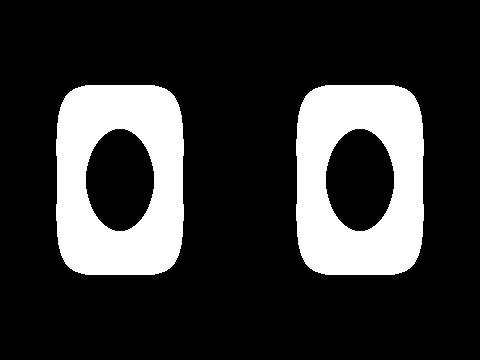
#> input picture data/simple_with_holes.png, 480 x 360 px
$ python main.py   (older library calls are emulated)
#> lines starting #> are read from the running program, lines starting #| are printed output that depends on the picture; after the words box and inside, x2 and y2 are one past the last pixel; in counts of white or black regions, pixels touching at a corner belong together
#> in main, `image = cv2.imread(input_image_path, cv2.IMREAD_GRAYSCALE)`: image: shape (360, 480); 20.3% white; 2 white regions, box (x1, y1, x2, y2) and area: (56, 85, 184, 275) 17552, (296, 85, 424, 275) 17552
### remove_holes.py
import cv2
import numpy as np
import matplotlib.pyplot as plt

def remove_holes(my_image):

    my_image = cv2.threshold(my_image, 128, 255, cv2.THRESH_BINARY)[1]

    C = np.logical_not(my_image).astype(np.uint8)

    # Find connected components
    num_labels, labels, stats, centroids = cv2.connectedComponentsWithStats(C, connectivity=4)
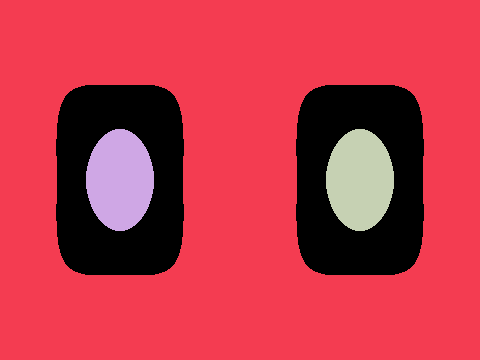
#> labels: shape (360, 480) int32; 4 distinct labels, from 0 to 3; one colour per label, 0 black
#> num_labels = 4; stats = [[56, 85, 368, 190, 35104], [0, 0, 480, 360, 126936], [86, 129, 68, 102, 5380], [326, 129, 68, 102, 5380]]; centroids = [[239.5, 179.5], [239.5, 179.5], [119.5, 179.5], [359.5, 179.5]]

    # Find the label of the background (largest connected component)
    background_label = np.argmax(stats[1:, cv2.CC_STAT_AREA]) + 1
#> background_label = 1

     #If there are no holes, return original
    if num_labels == 1:
        result = my_image
        return result

    # Set all labels except the background label to 0
    labels[labels != background_label] = 0
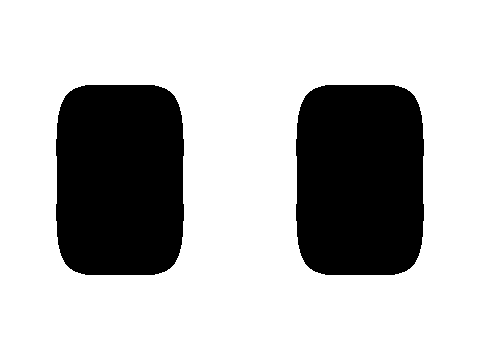
#> labels: shape (360, 480) int32; values 0 (black) and 1 (white), 73.5% white; 2 black regions, box (x1, y1, x2, y2) and area: (56, 85, 184, 275) 22932, (296, 85, 424, 275) 22932

    # Convert C back to binary
    C = (labels > 0).astype(np.uint8) * 255

    # Invert C to get the result
    result = cv2.bitwise_not(C)

    # Display the original and modified images for testing
   # plt.subplot(121), plt.imshow(my_image, cmap='gray'), plt.title('Original Image')
   # plt.subplot(122), plt.imshow(result, cmap='gray'), plt.title('Image with Holes Preserved')
   # plt.show()

    return result

### main.py
import cv2
import numpy as np
import os
import matplotlib.pyplot as plt
from remove_holes import remove_holes

# This main function can used to test your remove_holes() function.
# You may modify this function as needed to test your detect_players() function.
# The code in this function will not be graded.
def main():
    test_images = ["simple_with_holes.png", "zebra_with_holes.png"]
    data_folder = "data"
    output_folder = "output"

    if not os.path.exists(output_folder):
        os.makedirs(output_folder)

    for image_name in test_images:
        input_image_path = os.path.join(data_folder, image_name)
        image = cv2.imread(input_image_path, cv2.IMREAD_GRAYSCALE)

        if image is None:
            print(f"Failed to load {image_name}")
            continue

        binary_image = cv2.threshold(image, 127, 255, cv2.THRESH_BINARY)[1]

        #### Remove holes ####
        result = remove_holes(binary_image)
        ######################

        # Normalize the image to the range [0, 255] for visualization and saving
        normalized_image = cv2.normalize(result, None, alpha=0, beta=255, norm_type=cv2.NORM_MINMAX, dtype=cv2.CV_8U)

        # Show the result
        plt.figure()
        plt.imshow(normalized_image, cmap='gray')
        plt.show()
#> pass 2 of the loop in main, `for image_name in test_images:`:
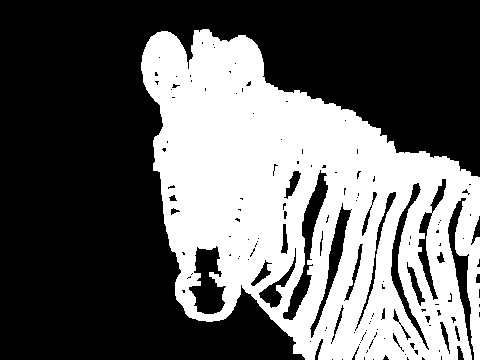
#> input picture data/zebra_with_holes.png, 480 x 360 px
#> image: shape (360, 480); 38.9% white; 1 white region, box (x1, y1, x2, y2) and area: (141, 29, 480, 360) 67152
#> in remove_holes (call 2), `num_labels, labels, stats, centroids = cv2.connectedComponentsWithStat..`:
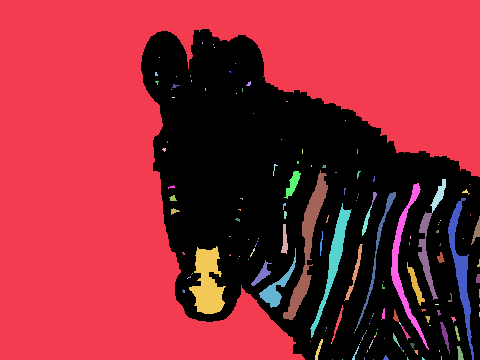
#> labels: shape (360, 480) int32; 167 distinct labels, from 0 to 166; one colour per label, 0 black
#> num_labels = 167; stats = 167 rows, first 6: [141, 29, 339, 331, 67152], [0, 0, 480, 360, 95422], [202, 42, 1, 2, 2], [213, 44, 1, 1, 1], [214, 47, 1, 1, 1], [159, 57, 1, 1, 1]; centroids = 167 pairs, first value 155.8 to 479, second value 42.5 to 359
#> in remove_holes (call 2), `labels[labels != background_label] = 0`:
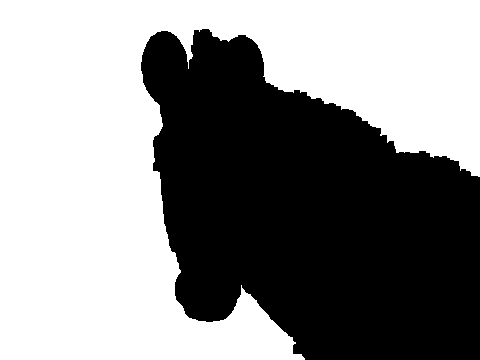
#> labels: shape (360, 480) int32; values 0 (black) and 1 (white), 55.2% white; 1 black region, box (x1, y1, x2, y2) and area: (141, 29, 480, 360) 77378


if __name__ == "__main__":
    main()
